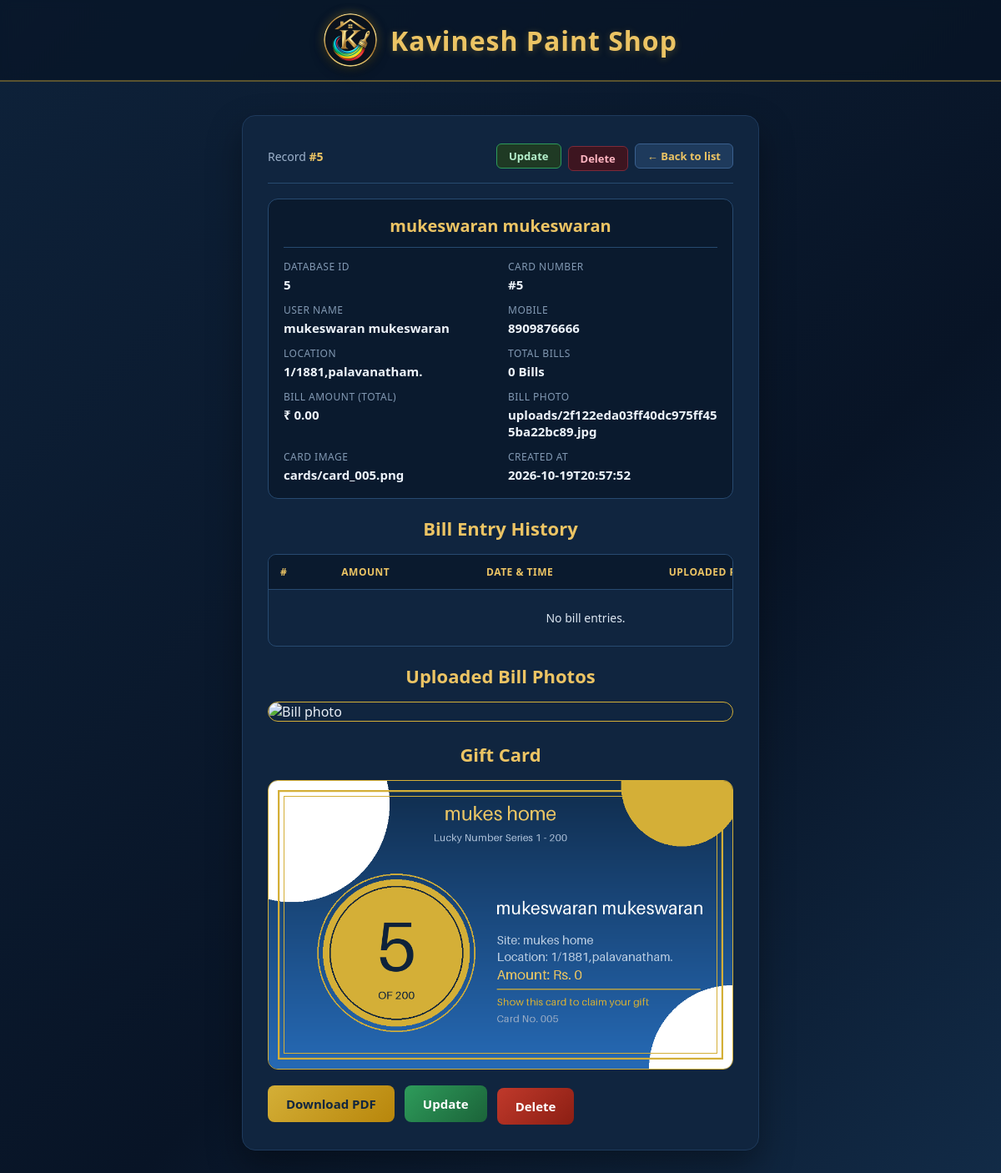
The app's page /admin/record/5 (signed in) with its own data.
### tables this page shows
CREATE TABLE cards (
                id INTEGER PRIMARY KEY AUTOINCREMENT,
                number INTEGER UNIQUE NOT NULL,
                name TEXT NOT NULL,
                mobile TEXT NOT NULL,
                site TEXT NOT NULL,
                location TEXT NOT NULL,
                photo TEXT NOT NULL,
                card_image TEXT NOT NULL,
                created_at TEXT NOT NULL
            , amount REAL NOT NULL DEFAULT 0);

### app.py (the view)
@app.route("/admin/record/<int:rec_id>")
@admin_required
def admin_record(rec_id):
    db = get_db()
    rec = db.execute("SELECT * FROM cards WHERE id = ?", (rec_id,)).fetchone()
    if rec is None:
        abort(404)
    entries = db.execute(
        "SELECT * FROM bill_entries WHERE card_id = ? ORDER BY id", (rec_id,)
    ).fetchall()
    return render_template("record.html", rec=rec, entries=entries)

### app.py (called while the page is built)
def get_db():
    if "db" not in g:
        g.db = sqlite3.connect(DB_PATH)
        g.db.row_factory = sqlite3.Row
        g.db.execute("PRAGMA foreign_keys = ON")
    return g.db

@app.context_processor
def inject_globals():
    return {"MAX_NUMBER": MAX_NUMBER}

def admin_required(view):
    @wraps(view)
    def wrapped(*args, **kwargs):
        if not session.get("admin_logged_in"):
            return redirect(url_for("admin_login", next=request.path))
        return view(*args, **kwargs)
    return wrapped

### templates/record.html (shortened to what this page needs)
<!doctype html>
<html lang="en">
<head>
  <link rel="stylesheet" href="{{ url_for('static', filename='style.css') }}">
</head>
<body>
  <header class="site-header">
    <a href="{{ url_for('index') }}" class="site-brand">
      <img class="site-logo" src="{{ url_for('static', filename='logo.png') }}" alt="Kavinesh Paint Shop Logo">
      <h1 class="site-name">Kavinesh Paint Shop</h1>
    </a>
  </header>
  <div class="page">
    <div class="panel card-panel">
      <div class="admin-bar">
        <span class="admin-user">Record <strong>#{{ rec['number'] }}</strong></span>
        <div style="display:flex;gap:8px;align-items:center;">
          <a class="mini edit" href="{{ url_for('admin_edit', rec_id=rec['id']) }}">Update</a>
          <form method="post" action="{{ url_for('admin_delete', rec_id=rec['id']) }}" onsubmit="return confirm('Delete record #{{ rec['number'] }} ({{ rec['name'] }})? This cannot be undone.');" style="display:inline;margin:0;">
            <button type="submit" class="mini danger">Delete</button>
          </form>
          <a class="mini" href="{{ url_for('admin') }}">&larr; Back to list</a>
        </div>
      </div>
      <div class="details">
        <div class="details-title">{{ rec['name'] }}</div>
        <div class="details-grid">
          <div><span>Database ID</span><strong>{{ rec['id'] }}</strong></div>
          <div><span>Card Number</span><strong>#{{ rec['number'] }}</strong></div>
          <div><span>User Name</span><strong>{{ rec['name'] }}</strong></div>
          <div><span>Mobile</span><strong>{{ rec['mobile'] }}</strong></div>
          <div><span>Location</span><strong>{{ rec['location'] }}</strong></div>
          <div><span>Total Bills</span><strong>{{ entries|length }} {% if entries|length == 1 %}Bill{% else %}Bills{% endif %}</strong></div>
          <div><span>Bill Amount (Total)</span><strong>&#8377; {{ '%.2f'|format(rec['amount']) }}</strong></div>
          <div><span>Bill Photo</span><strong>{{ rec['photo'] }}</strong></div>
          <div><span>Card Image</span><strong>{{ rec['card_image'] }}</strong></div>
          <div><span>Created At</span><strong>{{ rec['created_at'] }}</strong></div>
        </div>
      </div>
      <h2 class="panel-title" style="margin-top:20px;">Bill Entry History</h2>
      <div class="table-wrap" style="margin-bottom:20px;">
        <table class="admin-table">
          <thead>
            <tr><th>#</th><th>Amount</th><th>Date &amp; Time</th><th>Uploaded Photo</th></tr>
          </thead>
          <tbody>
            {% for e in entries %}
            <tr>
              <td>{{ loop.index }}</td>
              <td>&#8377; {{ '%.2f'|format(e['amount']) }}</td>
              <td class="small">{{ e['created_at'] }}</td>
              <td>
                {% if e['photo'] %}
                  <a class="mini" href="{{ url_for('admin_entry_photo', entry_id=e['id']) }}" target="_blank">View Photo</a>
                {% else %}
                  <span class="small">&mdash;</span>
                {% endif %}
              </td>
            </tr>
            {% else %}
            <tr><td colspan="4" class="empty">No bill entries.</td></tr>
            {% endfor %}
          </tbody>
        </table>
      </div>
      <h2 class="panel-title">Uploaded Bill Photos</h2>
      <div style="display:flex;flex-wrap:wrap;gap:14px;justify-content:center;margin-bottom:24px;">
        {% for e in entries %}
          {% if e['photo'] %}
          <div style="text-align:center;background:#0a1a2e;border:1px solid #274a70;border-radius:10px;padding:10px;max-width:240px;flex:1 1 200px;">
            <a href="{{ url_for('admin_entry_photo', entry_id=e['id']) }}" target="_blank">
              <img src="{{ url_for('admin_entry_photo', entry_id=e['id']) }}" style="width:100%;height:150px;object-fit:cover;border-radius:6px;border:1px solid #1a3352;" alt="Bill photo #{{ loop.index }}">
            </a>
            <div style="margin-top:8px;font-size:13px;color:#ecc464;font-weight:700;">Entry #{{ loop.index }}: &#8377; {{ '%.2f'|format(e['amount']) }}</div>
            <div style="font-size:11px;color:#8299b3;margin-top:2px;">{{ e['created_at'] }}</div>
            <a class="mini" style="margin-top:8px;display:inline-block;" href="{{ url_for('admin_entry_photo', entry_id=e['id']) }}" target="_blank">Full Image</a>
          </div>
          {% endif %}
        {% else %}
          <img class="card-img" src="{{ url_for('admin_photo', rec_id=rec['id']) }}" alt="Bill photo">
        {% endfor %}
      </div>
      <h2 class="panel-title" style="margin-top:20px;">Gift Card</h2>
      <img class="card-img" src="{{ url_for('card_image', rec_id=rec['id']) }}" alt="Gift card">
      <div class="actions">
        <a class="btn" href="{{ url_for('download', rec_id=rec['id']) }}">Download PDF</a>
        <a class="btn edit-btn" href="{{ url_for('admin_edit', rec_id=rec['id']) }}">Update</a>
        <form method="post" action="{{ url_for('admin_delete', rec_id=rec['id']) }}" onsubmit="return confirm('Delete record #{{ rec['number'] }} ({{ rec['name'] }})? This cannot be undone.');" style="display:inline;margin:0;">
          <button type="submit" class="btn danger-btn">Delete</button>
        </form>
      </div>
    </div>
  </div>
</body>
</html>

### records on screen
cards: number "5", name "mukeswaran mukeswaran", id "5", mobile "8909876666", location "1/1881,palavanatham.", amount "0.00", photo "uploads/2f122eda03ff40dc975ff455ba22bc89.jpg", card_image "cards/card_005.png", created_at "2026-10-19T20:57:52"

### other values on screen
{{ entries|length }} "0"
